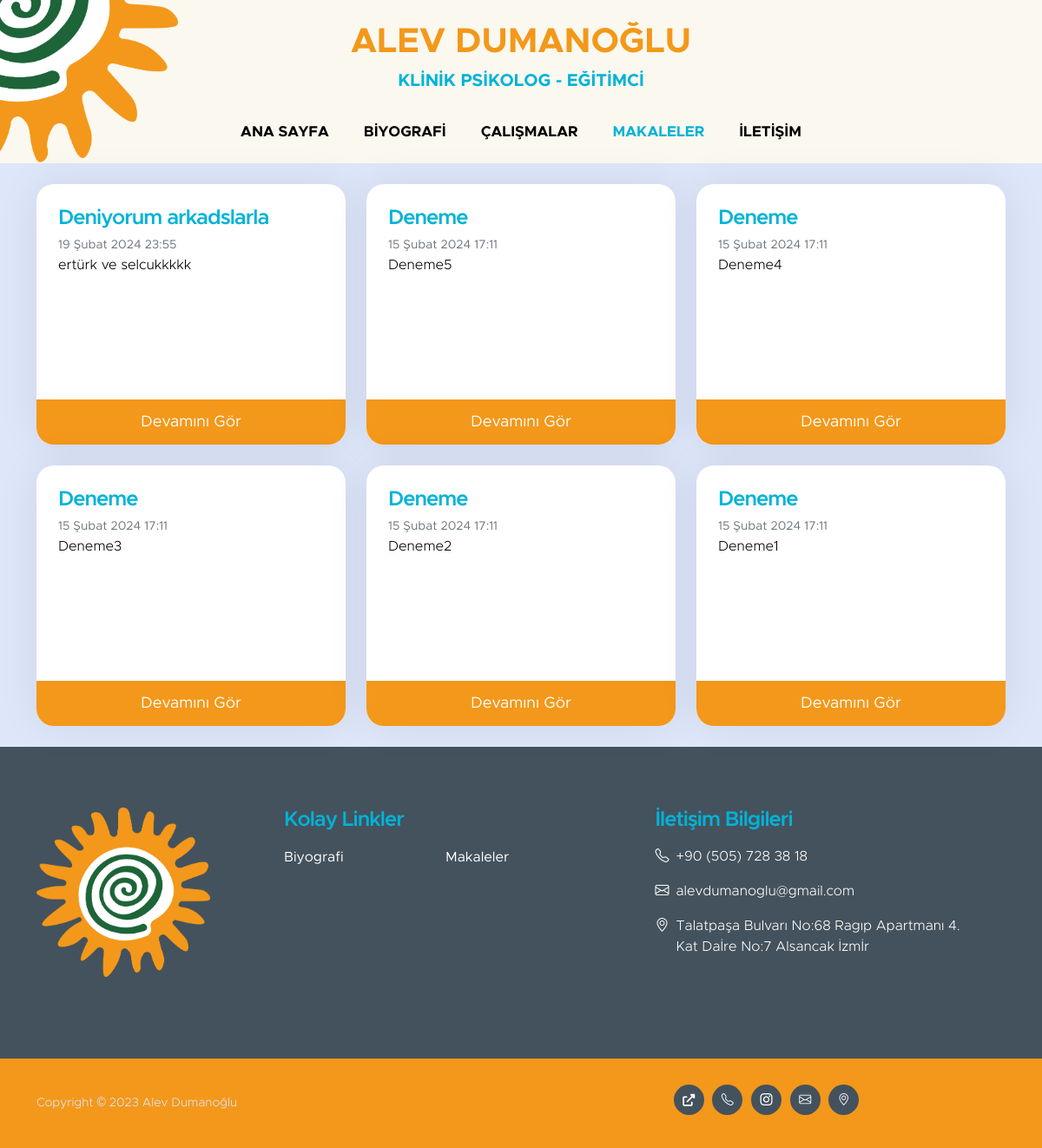
Page /makaleler on the committed database.
### home/models.py (models this page shows, shortened)
class PostModel(models.Model):
    title = models.CharField(max_length = 100)
    content = models.TextField()
    date_post = models.DateTimeField(auto_now_add = True)
    class Meta:
        ordering = ('-date_post',)
        verbose_name_plural = "Makaleler"

### home/views.py (the view)
# urls.py: path("makaleler", views.blog, name="blog"),
def blog(request):
    posts = PostModel.objects.all()
    return render(request,"blog/blog.html", {'posts': posts ,'navbar': 'blog'})

### home/templates/blog/blog.html
{% load static %}
{% include 'partials/nav.html' %}
{% block content %}
<section class="pb-4" style="background-color: var(--section-bg-color);">
    <div class="container">
        <div class="row">
            {% for post in posts %}
            <div class="col-lg-4 col-md-6 col-12 mt-4 mb-lg-0">
                <div class="custom-block-wrap">
                    <div class="custom-block">
                        <div class="custom-block-body">
                            <h5 class="mb-1"><a href="{% url 'postdetail' post.id %}" class="title-post">{{ post.title }}</a></h5>
                            <small class="mb-2 text-secondary">{{ post.date_post }}</small>
                            <p style="color: black;">{{ post.content|truncatechars:230 }}</p>
                        </div>
                        <a href="{% url 'postdetail' post.id %}" class="custom-btn btn">Devamını Gör</a>
                    </div>
                </div>
            </div>
            {% endfor %}
        </div>
    </div>
</section>
{% include 'partials/footer.html' %}
{% endblock %}
</body>

### home/static/css/style.css (style rules this page uses)
:root { --white-color: #ffffff; --primary-color: #00B3D7; --secondary-color: #f3981a; --section-bg-color: #dee6fa; --site-footer-bg-color: #44525d; --custom-btn-bg-color: #597081; --custom-btn-bg-hover-color: #458C60; --dark-color: #000000; --p-color: #717275; --border-color: #e9eaeb; --body-font-family: 'Metropolis', sans-serif; --h1-font-size: 52px; --h2-font-size: 46px; --h3-font-size: 32px; --h4-font-size: 28px; --h5-font-size: 24px; --h6-font-size: 22px; --p-font-size: 16px; --btn-font-size: 18px; --copyright-font-size: 14px; --border-radius-large: 100px; --border-radius-medium: 20px; --border-radius-small: 10px; --font-weight-light: 300; --font-weight-normal: 400; --font-weight-semibold: 600; --font-weight-bold: 700; }
.title-post { color: var(--primary-color); transition: ease-in-out 0.35s; }
h2, h3, h4, h5, h6 { color: var(--dark-color); }
h1, h2, h3, h4, h5, h6 { font-weight: var(--font-weight-semibold); letter-spacing: -1px; }
h5 { color: var(--primary-color); font-size: var(--h5-font-size); }
p { color: var(--p-color); font-size: var(--p-font-size); font-weight: var(--font-weight-light); }
a, button { touch-action: manipulation; transition: all 0.3s; }
a { color: var(--p-color); text-decoration: none; }
.custom-block-wrap { background: var(--white-color); border-radius: var(--border-radius-medium); position: relative; overflow: hidden; transition: all 0.5s; height: 300px; box-shadow: 0 -0.1rem 3rem rgba(0, 0, 0, 0.075); margin-left: 0; }
.custom-block-body { padding: 25px; }
.custom-block .custom-btn { border-radius: 0; display: block; position: absolute; bottom: 0; margin-left: auto; margin-right: auto; text-align: center; width: 100%; }
.custom-btn { background: var(--secondary-color); border: 2px solid transparent; border-radius: var(--border-radius-large); color: var(--white-color); font-size: var(--btn-font-size); font-weight: var(--font-weight-normal); line-height: normal; padding: 15px 25px; transition: ease-in-out 0.5s; }

### rows in the picture
PostModel: title "Deniyorum arkadslarla", date_post "19 Şubat 2024 23:55", content "ertürk ve selcukkkkk"
PostModel: title "Deneme", date_post "15 Şubat 2024 17:11", content "Deneme5"
PostModel: title "Deneme", date_post "15 Şubat 2024 17:11", content "Deneme4"
PostModel: title "Deneme", date_post "15 Şubat 2024 17:11", content "Deneme3"
PostModel: title "Deneme", date_post "15 Şubat 2024 17:11", content "Deneme2"
PostModel: title "Deneme", date_post "15 Şubat 2024 17:11", content "Deneme1"
